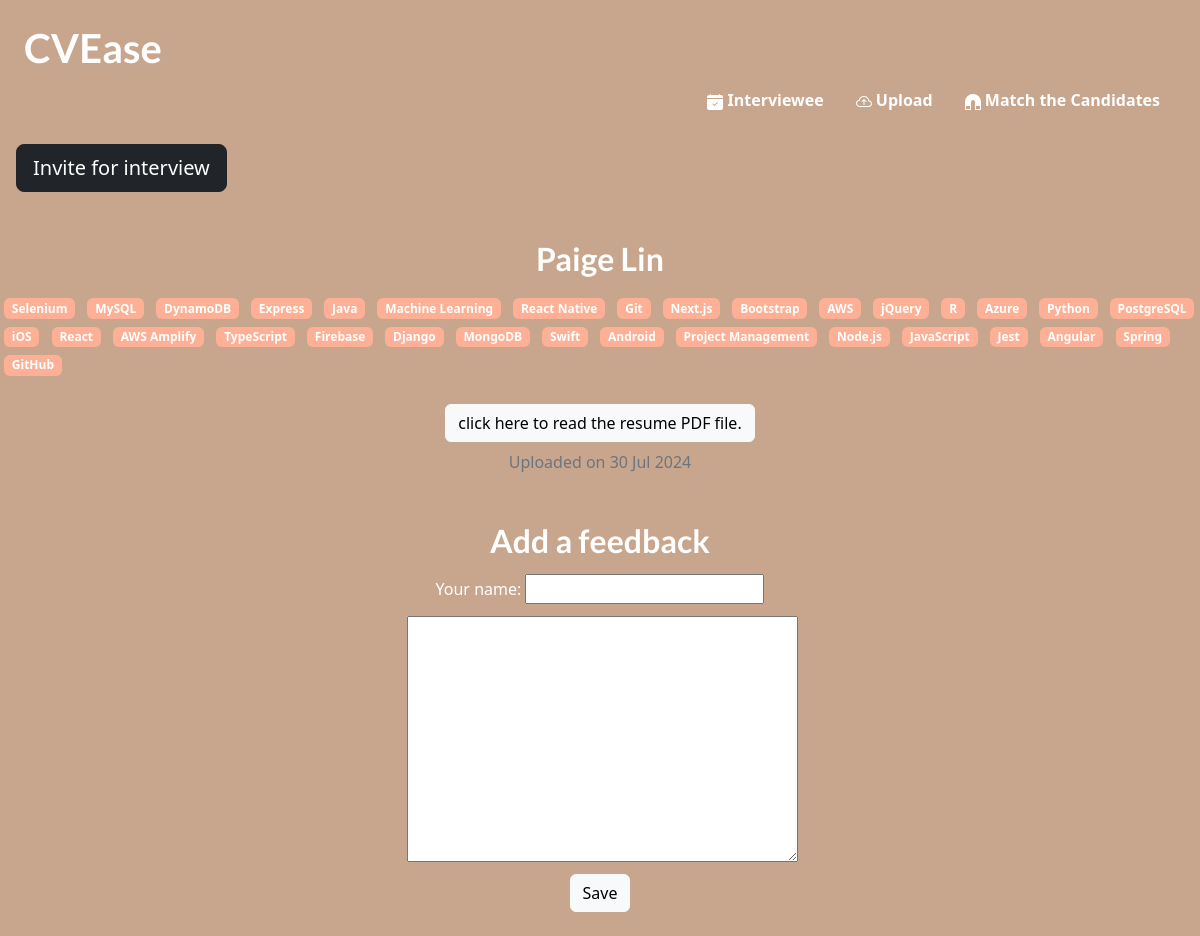
Before: /paige-lin (signed in) with the older database file.
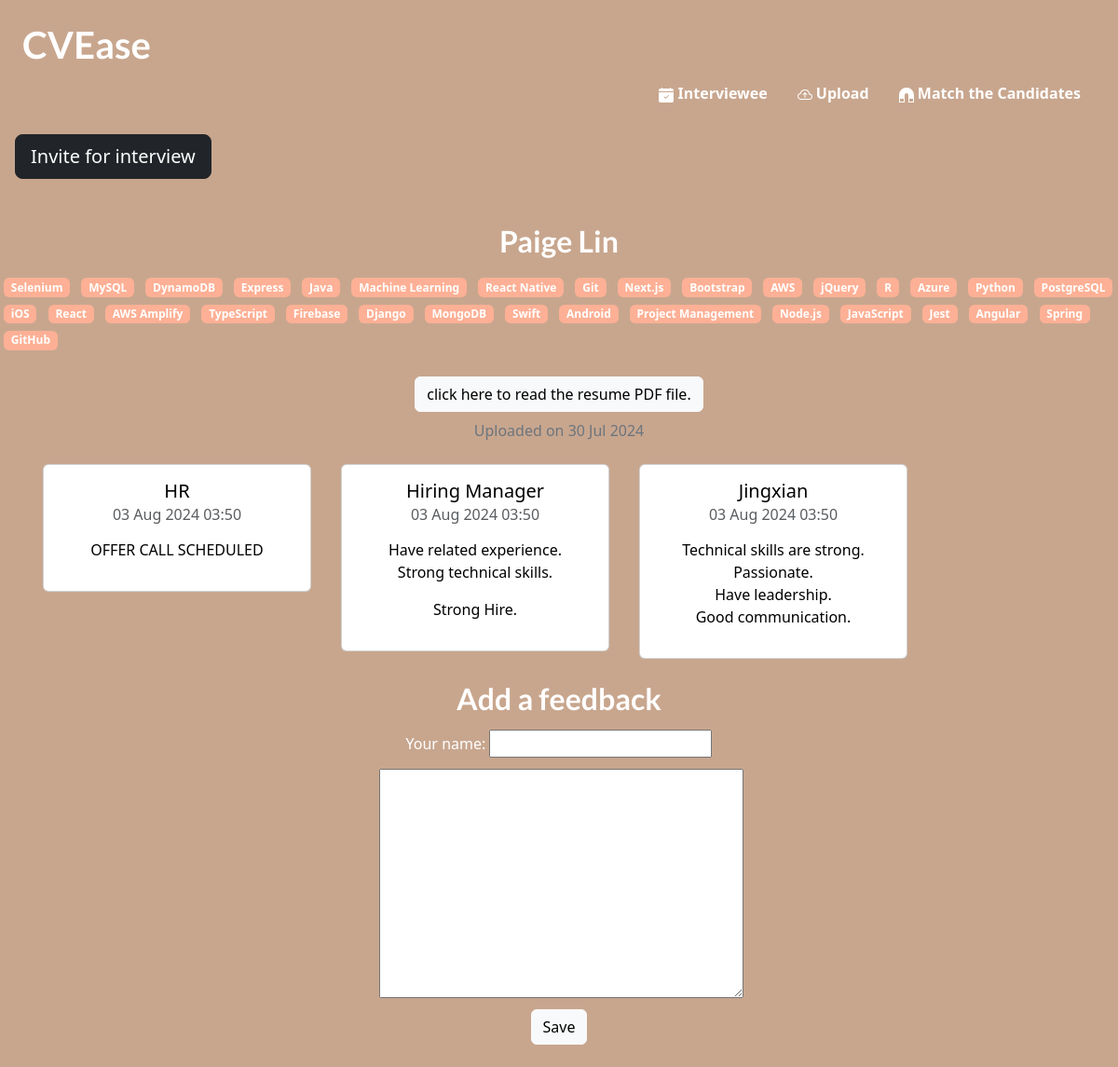
After: the same page with the newer database file.
### cv/models.py (models this page shows, shortened)
class Candidate(models.Model):
    STATUS_CHOICES = [
    ('selected', 'Selected'),
    ('pending', 'Pending'),
    ('rejected', 'Rejected'),
    ]
    name = models.CharField(max_length=30,null=False)
    email = models.EmailField(max_length=40,null=True)
    phone = models.CharField(max_length=20,null=True)
    cv_file = models.FileField(upload_to="cv",null=False)
    slug = models.SlugField(unique=True, null=True, db_index=True)
    tags = models.ManyToManyField(Tag)
    status = models.CharField(max_length=10, choices=STATUS_CHOICES, default='pending')
    uploaded_at = models.DateTimeField(auto_now_add=True)

class Tag(models.Model):
    caption = models.CharField(max_length=20)

class Note(models.Model):
    user = models.CharField(max_length=30)
    candidate = models.ForeignKey(Candidate, on_delete=models.CASCADE, related_name="notes")
    text = models.TextField(max_length=400)
    created_at = models.DateTimeField(auto_now_add=True)

### cv/views.py (the view, shortened to what this page needs)
# urls.py: path("<slug:slug>", views.CandidateDetailView.as_view(), name="candidate-detail"),
class CandidateDetailView(LoginRequiredMixin,View):
    def get(self, request, slug):
        candidate = Candidate.objects.get(slug=slug)
        context = {
            "candidate": candidate,
            "tags": candidate.tags.all(),
            "notes": candidate.notes.all().order_by("-created_at"),
            "status": candidate.status,
            "note_form": NoteForm(),
            "invitation_form": InvitationForm(),
        }
        return render(request, "cv/cv_detail.html", context)

### cv/forms.py
class NoteForm(forms.ModelForm):
    class Meta:
        model = Note
        exclude = ['candidate', 'created_at']
        labels = {
            'text': '',
            'user': 'Your name',
        }

class InvitationForm(forms.ModelForm):
    class Meta:
        model = Invitation
        fields = ['interview_date', 'position']
        widgets = {
            'interview_date': forms.DateTimeInput(attrs={'type': 'datetime-local', 'class': 'form-control'}),
            'position': forms.Select(attrs={'class': 'form-control'}),
        }

### cv/models.py (called while the page is built)
    def __str__(self):
        return self.title

### cv/templates/cv/cv_detail.html (shortened to what this page needs)
{% extends "base.html" %}
{% load static %}
{% block css_files %}
<link rel="stylesheet" href="{% static "cv/cv_detail.css" %}" />
{% endblock %}
{% block content %}
<section id="summary">
    <div class="m-3 ">
        <form method="post" action="{% url "candidate-detail" candidate.slug %}" name="cancel-invitation">
            <button  class="btn btn-dark btn-lg"
            {% if candidate.status == 'selected' %}
                style="background-color: gray;"
                name="cancel-invitation"
                type="submit"
            {% else %}
                type="button"
                data-bs-toggle="modal" data-bs-target="#infoModal"
            {% endif %}
            >
                {% if candidate.status == 'selected' %}
                    Remove from interviewees
                {% else %}
                    Invite for interview
                {% endif %}
            </button>
        </form>
      </div>
    <div class="text-center mx-auto mt-5">
        <h2 class="mx-auto">{{ candidate.name }}</h2>
    </div>
  <div class="mt-3">
    {% for tag in tags %}
      <span class="badge m-1" style="background-color:#FDB095">{{ tag.caption }}</span>
    {% endfor %}
  </div>
  <div class="mx-auto text-center">
    <a class="btn btn-light mt-4" href="{{ candidate.cv_file.url }}">click here to read the resume PDF file.</a>
  </div>
  <article>
    <div class="mx-auto text-center mt-2 fs-6 text-secondary">Uploaded on <time>{{ candidate.uploaded_at|date:"d M Y" }}</time></div>
  </article>
</section>
<section id="notes">
    <div class="container text-center mt-4">
        <div class="row align-items-start">
            {% for note in notes %}
            <div class="col-2 mx-3 card" style="width: 18rem; color:black; background-color: white">
                <div class="card-body">
                <h5 class="card-title">{{ note.user }}</h5>
                <h6 class="card-subtitle mb-2 text-body-secondary"><time>{{ note.created_at|date:"d M Y H:i" }}</time></h6>
                <p class="card-text">{{ note.text|linebreaks }}</p>
                </div>
            </div>
            {% endfor %}
        </div>
    </div>
</section>
<section id="note-form" >
  <h2 class="text-center mt-4">Add a feedback</h2>
  <form action="{% url "candidate-detail" candidate.slug %}" method="POST" name="submit-note">
    {% for form_field in note_form %}
      <div class="form-control text-center {% if form_field.errors %}invalid{% endif %}" style="background: #c8a68e; border:none; color:white">
        {{ form_field.label_tag }}
        {{ form_field }}
      </div>
    {% endfor %}
    <div class="text-center mb-4">
        <button class="btn btn-light text-center"name="submit-note">Save</button>
    </div>
  </form>
</section>
{% endblock %}

### templates/base.html (shortened to what this page needs)
{% load static %}
<!DOCTYPE html>
<html lang="zh-CN">
<head>
    <link href="https://cdn.jsdelivr.net/npm/bootstrap@5.3.0-alpha1/dist/css/bootstrap.min.css" rel="stylesheet">
    <link href="https://cdnjs.cloudflare.com/ajax/libs/bootstrap-icons/1.5.0/font/bootstrap-icons.min.css" rel="stylesheet">
    <link href="https://cdn.jsdelivr.net/npm/select2@4.1.0-rc.0/dist/css/select2.min.css" rel="stylesheet" />
    <link rel="stylesheet" href="{% static "app.css" %}">
    {% block css_files %} {% endblock %}
</head>
<body>
    <header id="main-navigation" class="m-4">
        <h1>
            <a href="{% url "starting-page" %}" class="text-white">CVEase</a>
        </h1>
        <nav class="nav justify-content-end">
            <a class="nav-link text-white" href="{% url "interviewee" %}">
                Interviewee
            </a>
            <a class="nav-link text-white" href="{% url "upload-cv" %}">
                Upload
            </a>
            <a class="nav-link text-white" href="{% url "tags-select"%}">
                <svg xmlns="http://www.w3.org/2000/svg" width="16" height="16" fill="currentColor" class="bi bi-magnet-fill" viewBox="0 0 16 16">
                    <path d="M15 12h-4v3h4zM5 12H1v3h4zM0 8a8 8 0 1 1 16 0v8h-6V8a2 2 0 1 0-4 0v8H0z"/>
                </svg>
                Match the Candidates
            </a>
          </nav>
    </header>
    {% block content %}
    {% endblock %}
</body>
</html>

### static/app.css (style rules this page uses)
* { box-sizing: border-box; }
html { font-family: 'Open Sans', 'Lato', sans-serif; }
body { margin: 0; background-color: #c8a68e; color:white; }
h1, h2, h3 { font-family: 'Lato', sans-serif; font-weight: bold; }
header { height:fit-content; background-color: #c8a68e; }
#main-navigation a { text-decoration: none; font-weight: bold; }

Changed rows visible on the page:
added Note: user "HR", created_at "03 Aug 2024 03:50", text "OFFER CALL SCHEDULED"
added Note: user "Hiring Manager", created_at "03 Aug 2024 03:50", text "Have related experience. Strong technical skills. Strong Hire."
added Note: user "Jingxian", created_at "03 Aug 2024 03:50", text "Technical skills are strong. Passionate. Have leadership. Good communication."
